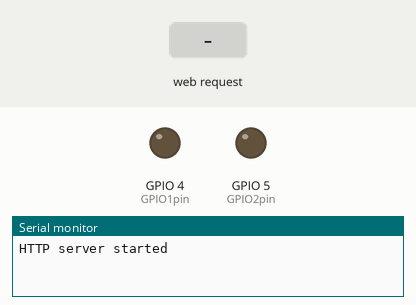
The sketch below on a simulated ESP32. Parts: output pins drawn as LEDs (lit = HIGH), the last lines printed to the serial monitor. The inputs (shaded band) are chosen by the test bench.

Above: at 1.3 s.
1.4 s: HTTP request GET /GPIO1on received
At 2.3 s:
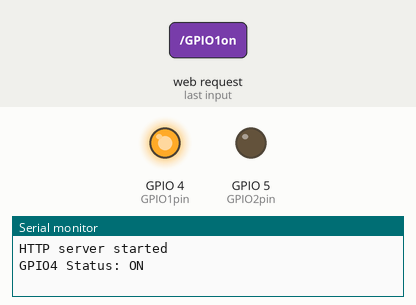
2.9 s: HTTP request GET /GPIO2on received
At 3.4 s:
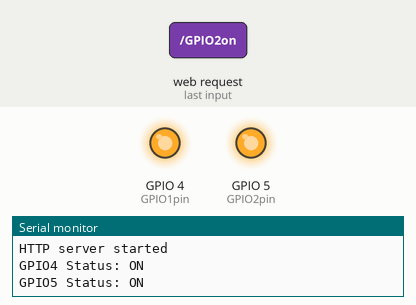
4.4 s: HTTP request GET /GPIO1off received
At 5.6 s:
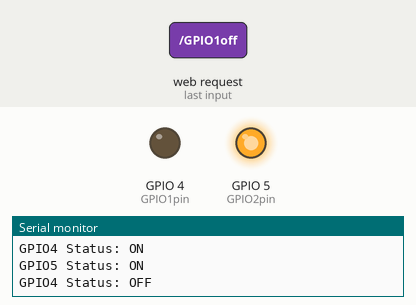
5.9 s: HTTP request GET /GPIO2off received
At 6.9 s:
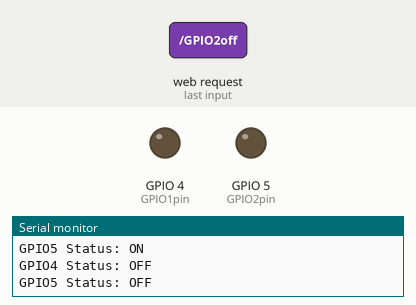
Timing chart, 0 to 8.4 s (numbered marks = the images above; inputs shaded):
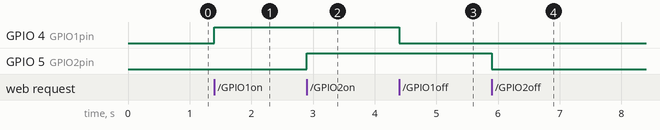

Measured:
- after the input at 1.4 s, GPIO 4 (GPIO1pin): LOW → HIGH at once
- after the input at 2.9 s, GPIO 5 (GPIO2pin): LOW → HIGH at once
- after the input at 4.4 s, GPIO 4 (GPIO1pin): HIGH → LOW at once
- after the input at 5.9 s, GPIO 5 (GPIO2pin): HIGH → LOW at once

The sketch:

servidorhttp.ino
```cpp
#include <WiFi.h>
#include <WebServer.h>

/* Put your SSID & Password */
const char* ssid = "ESP32";  // Enter SSID here
const char* password = "12345678";  //Enter Password here

/* Put IP Address details */
IPAddress local_ip(192,168,1,1);
IPAddress gateway(192,168,1,1);
IPAddress subnet(255,255,255,0);

WebServer server(80);

uint8_t GPIO1pin = 4;
bool GPIO1status = LOW;

uint8_t GPIO2pin = 5;
bool GPIO2status = LOW;

void setup() {
  Serial.begin(115200);
  pinMode(GPIO1pin, OUTPUT);
  pinMode(GPIO2pin, OUTPUT);

  WiFi.softAP(ssid, password);
  WiFi.softAPConfig(local_ip, gateway, subnet);
  delay(100);

  server.on("/", handle_OnConnect);
  server.on("/GPIO1on", handle_GPIO1on);
  server.on("/GPIO1off", handle_GPIO1off);
  server.on("/GPIO2on", handle_GPIO2on);
  server.on("/GPIO2off", handle_GPIO2off);
  server.onNotFound(handle_NotFound);

  server.begin();
  Serial.println("HTTP server started");
}
void loop() {
  server.handleClient();
  if(GPIO1status)
  {digitalWrite(GPIO1pin, HIGH);}
  else
  {digitalWrite(GPIO1pin, LOW);}

  if(GPIO2status)
  {digitalWrite(GPIO2pin, HIGH);}
  else
  {digitalWrite(GPIO2pin, LOW);}
}

void handle_OnConnect() {
  GPIO1status = LOW;
  GPIO2status = LOW;
  Serial.println("GPIO4 Status: OFF | GPIO5 Status: OFF");
  server.send(200, "text/html", SendHTML(GPIO1status,GPIO2status));
}

void handle_GPIO1on() {
  GPIO1status = HIGH;
  Serial.println("GPIO4 Status: ON");
  server.send(200, "text/html", SendHTML(true,GPIO2status));
}

void handle_GPIO1off() {
  GPIO1status = LOW;
  Serial.println("GPIO4 Status: OFF");
  server.send(200, "text/html", SendHTML(false,GPIO2status));
}

void handle_GPIO2on() {
  GPIO2status = HIGH;
  Serial.println("GPIO5 Status: ON");
  server.send(200, "text/html", SendHTML(GPIO1status,true));
}

void handle_GPIO2off() {
  GPIO2status = LOW;
  Serial.println("GPIO5 Status: OFF");
  server.send(200, "text/html", SendHTML(GPIO1status,false));
}

void handle_NotFound(){
  server.send(404, "text/plain", "Not found");
}

String SendHTML(uint8_t GPIO1stat,uint8_t GPIO2stat){
  String ptr = "<!DOCTYPE html> <html>\n";
  ptr +="<head><meta name=\"viewport\" content=\"width=device-width, initial-scale=1.0, user-scalable=no\">\n";
  ptr +="<title>GPIO Control</title>\n";
  ptr +="<style>html { font-family: Helvetica; display: inline-block; margin: 0px auto; text-align: center;}\n";
  ptr +="body{margin-top: 50px;} h1 {color: #444444;margin: 50px auto 30px;} h3 {color: #444444;margin-bottom: 50px;}\n";
  ptr +=".button {display: block;width: 80px;background-color: #3498db;border: none;color: white;padding: 13px 30px;text-decoration: none;font-size: 25px;margin: 0px auto 35px;cursor: pointer;border-radius: 4px;}\n";
  ptr +=".button-on {background-color: #3498db;}\n";
  ptr +=".button-on:active {background-color: #2980b9;}\n";
  ptr +=".button-off {background-color: #34495e;}\n";
  ptr +=".button-off:active {background-color: #2c3e50;}\n";
  ptr +="p {font-size: 14px;color: #888;margin-bottom: 10px;}\n";
  ptr +="</style>\n";
  ptr +="</head>\n";
  ptr +="<body>\n";
  ptr +="<h1>ESP32 Web Server</h1>\n";
  ptr +="<h3>Using Access Point(AP) Mode</h3>\n";

   if(GPIO1stat)
  {ptr +="<p>GPIO1 Status: ON</p><a class=\"button button-off\" href=\"/GPIO1off\">OFF</a>\n";}
  else
  {ptr +="<p>GPIO1 Status: OFF</p><a class=\"button button-on\" href=\"/GPIO1on\">ON</a>\n";}

  if(GPIO2stat)
  {ptr +="<p>GPIO2 Status: ON</p><a class=\"button button-off\" href=\"/GPIO2off\">OFF</a>\n";}
  else
  {ptr +="<p>GPIO2 Status: OFF</p><a class=\"button button-on\" href=\"/GPIO2on\">ON</a>\n";}

  ptr +="</body>\n";
  ptr +="</html>\n";
  return ptr;
}
```
